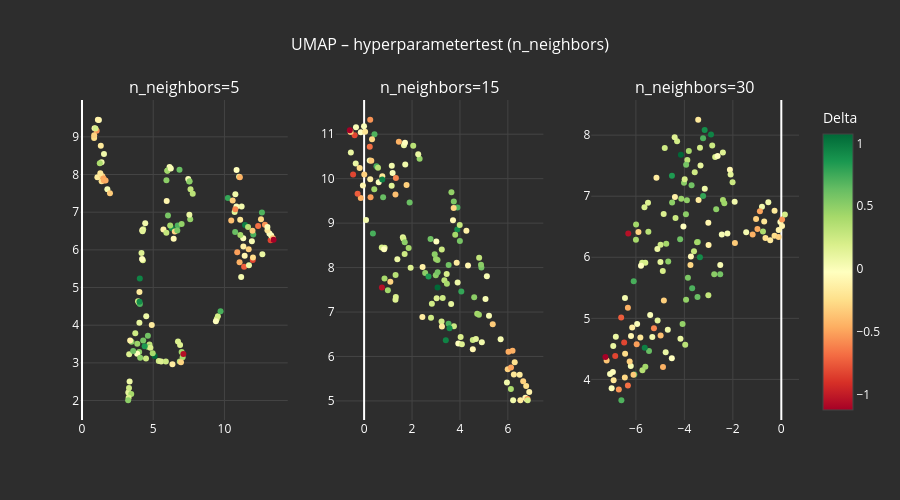

Notebook cell for this chart:
### Code cell
# Kör UMAP tre gånger med olika n_neighbors och visa plottarna sida vid sida.
# n_neighbors styr hur "lokal" UMAP är. Lågt värde = mer fokus på närmaste grannar, högt värde = mer global struktur.
from plotly.subplots import make_subplots

fig = make_subplots(rows=1, cols=3,
                    subplot_titles=["n_neighbors=5", "n_neighbors=15", "n_neighbors=30"])

for col, n in enumerate([5, 15, 30], 1):
    emb = umap.UMAP(n_neighbors=n, min_dist=0.1, random_state=42).fit_transform(X_scaled)
    fig.add_trace(go.Scatter(
        x=emb[:, 0], y=emb[:, 1],
        mode="markers",
        marker=dict(size=6, color=färger, colorscale="RdYlGn", showscale=(col == 3),
                    colorbar=dict(title="Delta", tickfont=dict(color="white"),
                                  title_font=dict(color="white"))),
        text=[f"{land}<br>Delta: {d:.3f}" for land, d in zip(länder, färger)],
        hovertemplate="%{text}<extra></extra>",
        showlegend=False
    ), row=1, col=col)

fig.update_layout(
    title=dict(text="UMAP – hyperparametertest (n_neighbors)",
               font=dict(color="white", size=16), x=0.5),
    plot_bgcolor="#2d2d2d",
    paper_bgcolor="#2d2d2d",
    height=500
)

for ann in fig.layout.annotations:
    ann.font.color = "white"

fig.update_xaxes(gridcolor="#444444", tickfont=dict(color="white"))
fig.update_yaxes(gridcolor="#444444", tickfont=dict(color="white"))

fig.show()

# Till presentation: n_neighbors styr balansen mellan lokal och global struktur. 
# Arbetsplanen kräver att ni testar 5, 15 och 30 och jämför. det visar att ni förstår algoritmen.
# n_neighbors=5 → tight lokala kluster. n_neighbors=30 → mer global struktur, liknar PCA mer.

### Figure 1 — Plotly figure (JSON) as saved in the notebook; plotly's stock layout.template omitted (floating-point values rounded to 4 significant figures; data arrays with more than 128 entries replaced by an {"elided": "..."} marker saying what was removed)
{"data": [{"hovertemplate": "%{text}<extra></extra>", "marker": {"color": {"elided": "141 float values"}, "colorbar": {"tickfont": {"color": "white"}, "title": {"font": {"color": "white"}, "text": "Delta"}}, "colorscale": [[0, "rgb(165,0,38)"], [0.1, "rgb(215,48,39)"], [0.2, "rgb(244,109,67)"], [0.3, "rgb(253,174,97)"], [0.4, "rgb(254,224,139)"], [0.5, "rgb(255,255,191)"], [0.6, "rgb(217,239,139)"], [0.7, "rgb(166,217,106)"], [0.8, "rgb(102,189,99)"], [0.9, "rgb(26,152,80)"], [1, "rgb(0,104,55)"]], "showscale": false, "size": 6}, "mode": "markers", "showlegend": false, "text": {"elided": "141 str values"}, "type": "scatter", "x": {"elided": "141 float values"}, "xaxis": "x", "y": {"elided": "141 float values"}, "yaxis": "y"}, {"hovertemplate": "%{text}<extra></extra>", "marker": {"color": {"elided": "141 float values"}, "colorbar": {"tickfont": {"color": "white"}, "title": {"font": {"color": "white"}, "text": "Delta"}}, "colorscale": [[0, "rgb(165,0,38)"], [0.1, "rgb(215,48,39)"], [0.2, "rgb(244,109,67)"], [0.3, "rgb(253,174,97)"], [0.4, "rgb(254,224,139)"], [0.5, "rgb(255,255,191)"], [0.6, "rgb(217,239,139)"], [0.7, "rgb(166,217,106)"], [0.8, "rgb(102,189,99)"], [0.9, "rgb(26,152,80)"], [1, "rgb(0,104,55)"]], "showscale": false, "size": 6}, "mode": "markers", "showlegend": false, "text": {"elided": "141 str values"}, "type": "scatter", "x": {"elided": "141 float values"}, "xaxis": "x2", "y": {"elided": "141 float values"}, "yaxis": "y2"}, {"hovertemplate": "%{text}<extra></extra>", "marker": {"color": {"elided": "141 float values"}, "colorbar": {"tickfont": {"color": "white"}, "title": {"font": {"color": "white"}, "text": "Delta"}}, "colorscale": [[0, "rgb(165,0,38)"], [0.1, "rgb(215,48,39)"], [0.2, "rgb(244,109,67)"], [0.3, "rgb(253,174,97)"], [0.4, "rgb(254,224,139)"], [0.5, "rgb(255,255,191)"], [0.6, "rgb(217,239,139)"], [0.7, "rgb(166,217,106)"], [0.8, "rgb(102,189,99)"], [0.9, "rgb(26,152,80)"], [1, "rgb(0,104,55)"]], "showscale": true, "size": 6}, "mode": "markers", "showlegend": false, "text": {"elided": "141 str values"}, "type": "scatter", "x": {"elided": "141 float values"}, "xaxis": "x3", "y": {"elided": "141 float values"}, "yaxis": "y3"}], "layout": {"annotations": [{"font": {"color": "white", "size": 16}, "showarrow": false, "text": "n_neighbors=5", "x": 0.1444, "xanchor": "center", "xref": "paper", "y": 1, "yanchor": "bottom", "yref": "paper"}, {"font": {"color": "white", "size": 16}, "showarrow": false, "text": "n_neighbors=15", "x": 0.5, "xanchor": "center", "xref": "paper", "y": 1, "yanchor": "bottom", "yref": "paper"}, {"font": {"color": "white", "size": 16}, "showarrow": false, "text": "n_neighbors=30", "x": 0.8556, "xanchor": "center", "xref": "paper", "y": 1, "yanchor": "bottom", "yref": "paper"}], "height": 500, "paper_bgcolor": "#2d2d2d", "plot_bgcolor": "#2d2d2d", "title": {"font": {"color": "white", "size": 16}, "text": "UMAP – hyperparametertest (n_neighbors)", "x": 0.5}, "xaxis": {"anchor": "y", "domain": [0, 0.2889], "gridcolor": "#444444", "tickfont": {"color": "white"}}, "xaxis2": {"anchor": "y2", "domain": [0.3556, 0.6444], "gridcolor": "#444444", "tickfont": {"color": "white"}}, "xaxis3": {"anchor": "y3", "domain": [0.7111, 1], "gridcolor": "#444444", "tickfont": {"color": "white"}}, "yaxis": {"anchor": "x", "domain": [0, 1], "gridcolor": "#444444", "tickfont": {"color": "white"}}, "yaxis2": {"anchor": "x2", "domain": [0, 1], "gridcolor": "#444444", "tickfont": {"color": "white"}}, "yaxis3": {"anchor": "x3", "domain": [0, 1], "gridcolor": "#444444", "tickfont": {"color": "white"}}}}
